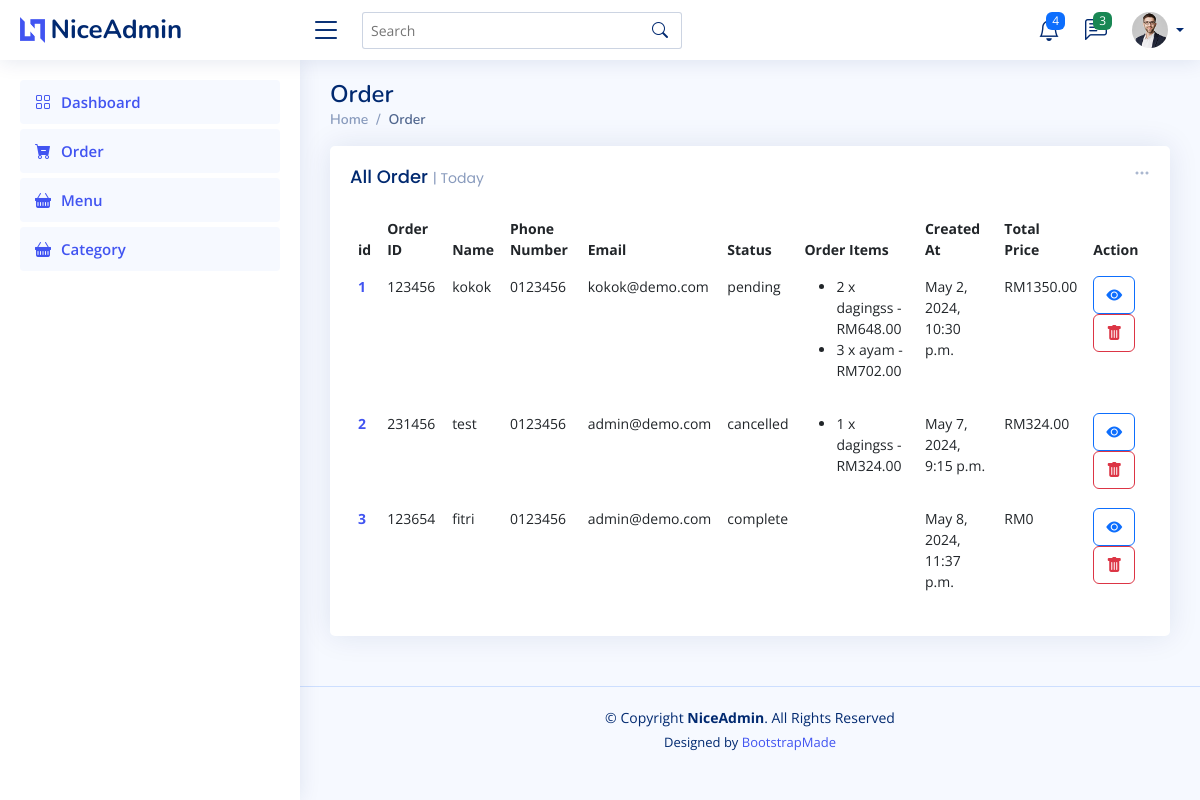
Page /order/ on the earlier database version.
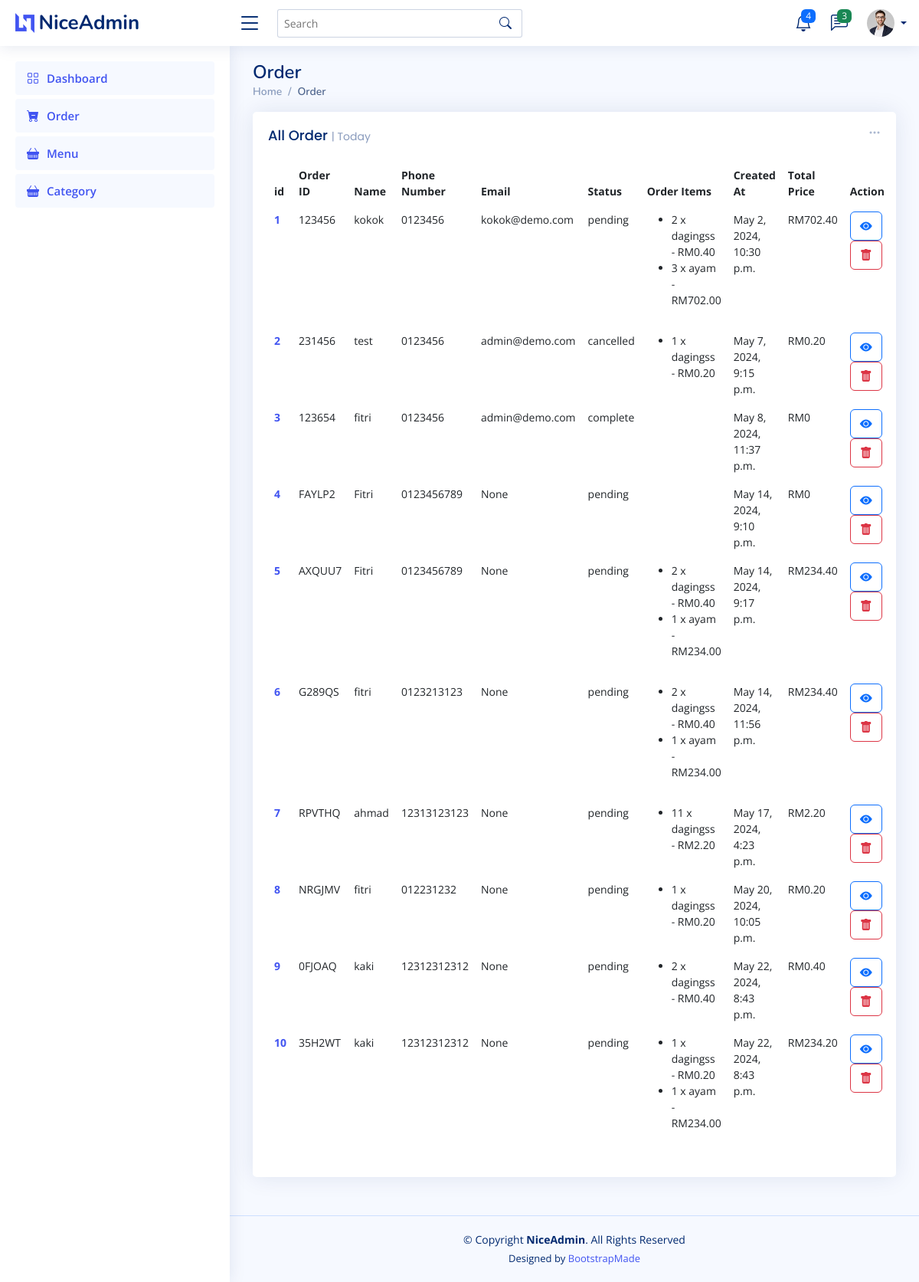
Same page on the later database version.
### pages/models.py (models this page shows, shortened)
class Order(models.Model):
    order_id = models.CharField(max_length=100)
    name = models.CharField(max_length=100)
    phone_number = models.CharField(max_length=20)
    email = models.CharField(max_length=100, default=None, null=True)
    status_choice = [
        ('pending', 'Pending'),
        ('complete', 'Complete'),
        ('cancelled', 'Cancelled'),
    ]
    status = models.CharField(max_length=20, choices=status_choice)
    menu = models.ManyToManyField(Menu, through='OrderItem')
    created_at = models.DateTimeField(default=datetime.now())

class OrderItem(models.Model):
     order = models.ForeignKey(Order, on_delete=models.CASCADE)
     menu = models.ForeignKey(Menu, on_delete=models.CASCADE)
     quantity = models.PositiveIntegerField()
     def total_price(self):
        return self.quantity * self.menu.price

class Menu(models.Model):
    name = models.CharField(max_length=200)
    description = models.TextField()
    image = models.ImageField(upload_to="menu_images")
    price = models.DecimalField(max_digits=10, decimal_places=2)
    category = models.ForeignKey(Category, on_delete=models.CASCADE)
    created_at = models.DateTimeField(default=datetime.now())

### pages/views.py (the view)
# urls.py: path('order/', views.order),
def order(request):
    orders = Order.objects.all().prefetch_related('orderitem_set__menu')
    for order in orders:
        order.total_price = sum(order_item.total_price() for order_item in order.orderitem_set.all())
    return render(request, 'order.html', {'orders':orders})

### templates/order.html (shortened to what this page needs)
{% load static %}
{% include 'header.html' %}
<main id="main" class="main">
    <div class="pagetitle">
      <h1>Order</h1>
      <nav>
        <ol class="breadcrumb">
          <li class="breadcrumb-item"><a href="/">Home</a></li>
          <li class="breadcrumb-item active">Order</li>
        </ol>
      </nav>
    </div>
    <section class="section dashboard">
      <div class="row">
        <div class="col-lg-12">
          <div class="row">
            <div class="col-12">
              <div class="card recent-sales overflow-auto">
                <div class="filter">
                  <a class="icon" href="#" data-bs-toggle="dropdown"><i class="bi bi-three-dots"></i></a>
                </div>
                <div class="card-body">
                  <h5 class="card-title">All Order <span>| Today</span></h5>
                  <table class="table table-borderless datatable">
                    <thead>
                      <tr>
                        <th scope="col">id</th>
                        <th scope="col">Order ID</th>
                        <th scope="col">Name</th>
                        <th scope="col">Phone Number</th>
                        <th scope="col">Email</th>
                        <th scope="col">Status</th>
                        <th scope="col">Order Items</th>
                        <th scope="col">Created At</th>
                        <th scope="col">Total Price</th>
                        <th scope="col">Action</th>
                      </tr>
                    </thead>
                    <tbody>
                      {% for order in orders %}
                      <tr>
                        <th scope="row"><a href="#">{{order.id}}</a></th>
                        <td>{{order.order_id}}</td>
                        <td>{{order.name}}</td>
                        <td>{{order.phone_number}}</td>
                        <td>{{order.email}}</td>
                        <td>{{order.status}}</td>
                        <td>
                          <ul>
                              {% for order_item in order.orderitem_set.all %}
                                  <li>
                                      {{ order_item.quantity }} x {{ order_item.menu.name }} -
                                      RM{{ order_item.total_price }}
                                  </li>
                              {% endfor %}
                          </ul>
                        </td>
                        <td>{{order.created_at}}</td>
                        <td>RM{{ order.total_price }}</td>
                        <td>
                          <a class="btn btn-outline-primary" href=""><i class="bi bi-eye-fill"></i></a>
                          <button type="button" class="btn btn-outline-danger" data-bs-toggle="modal" data-bs-target="#category-{{category.id}}">
                            <i class="bi bi-trash-fill"></i>
                          </button>
                        </td>
                      </tr>
                      {% endfor %}
                    </tbody>
                  </table>
                </div>
              </div>
            </div>
          </div>
        </div>
      </div>
    </section>
</main>
{% include 'footer.html' %}

Differences in the rows shown:
computed for Order "kokok": total_price "1350.00" → "702.40"
changed through a linked row, OrderItem (number 1 of 12 on the later page): total_price "648.00" → "0.40"
computed for Order "test": total_price "324.00" → "0.20"
changed through a linked row, OrderItem (number 3 of 12 on the later page): total_price "324.00" → "0.20"
added Order: id "4", order_id "FAYLP2", name "Fitri", phone_number "0123456789", email "None", status "pending", created_at "May 14, 2024, 9:10 p.m.", total_price "0"
added Order: id "5", order_id "AXQUU7", name "Fitri", phone_number "0123456789", email "None", status "pending", created_at "May 14, 2024, 9:17 p.m.", total_price "234.40"
added OrderItem: quantity "2", menu.name "dagingss", total_price "0.40", shown under "5"
added OrderItem: quantity "1", menu.name "ayam", total_price "234.00", shown under "5"
added Order: id "6", order_id "G289QS", name "fitri", phone_number "0123213123", email "None", status "pending", created_at "May 14, 2024, 11:56 p.m.", total_price "234.40"
added OrderItem: quantity "2", menu.name "dagingss", total_price "0.40", shown under "6"
added OrderItem: quantity "1", menu.name "ayam", total_price "234.00", shown under "6"
added Order: id "7", order_id "RPVTHQ", name "ahmad", phone_number "12313123123", email "None", status "pending", created_at "May 17, 2024, 4:23 p.m.", total_price "2.20"
added OrderItem: quantity "11", menu.name "dagingss", total_price "2.20", shown under "7"
added Order: id "8", order_id "NRGJMV", name "fitri", phone_number "012231232", email "None", status "pending", created_at "May 20, 2024, 10:05 p.m.", total_price "0.20"
added OrderItem: quantity "1", menu.name "dagingss", total_price "0.20", shown under "8"
added Order: id "9", order_id "0FJOAQ", name "kaki", phone_number "12312312312", email "None", status "pending", created_at "May 22, 2024, 8:43 p.m.", total_price "0.40"
added OrderItem: quantity "2", menu.name "dagingss", total_price "0.40", shown under "9"
added Order: id "10", order_id "35H2WT", name "kaki", phone_number "12312312312", email "None", status "pending", created_at "May 22, 2024, 8:43 p.m.", total_price "234.20"
added OrderItem: quantity "1", menu.name "dagingss", total_price "0.20", shown under "10"
added OrderItem: quantity "1", menu.name "ayam", total_price "234.00", shown under "10"
